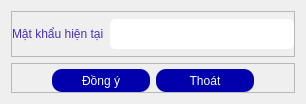
<?xml version="1.0" encoding="UTF-8"?>
<ui version="4.0">
 <class>PasswordAuthentication</class>
 <widget class="QDialog" name="PasswordAuthentication">
  <property name="geometry">
   <rect>
    <x>0</x>
    <y>0</y>
    <width>306</width>
    <height>104</height>
   </rect>
  </property>
  <property name="minimumSize">
   <size>
    <width>300</width>
    <height>0</height>
   </size>
  </property>
  <property name="maximumSize">
   <size>
    <width>306</width>
    <height>16777215</height>
   </size>
  </property>
  <property name="windowTitle">
   <string>Dialog</string>
  </property>
  <property name="styleSheet">
   <string notr="true">QPushButton {
	width: 100px;
	height: 30px;
    border-radius: 10px;
	background-color: rgb(0, 0, 172);
	color: rgb(255, 255, 255);
	font: bold 10pt &quot;Google Sans&quot;;
	outline: none;
}

QPushButton:hover:!pressed
{
	width: 100px;
	height: 30px;
   	border-radius: 10px;
	background-color: rgb(223, 223, 223);
	color: rgb(0, 0, 172);
	font: bold 10pt &quot;Google Sans&quot;;
	outline: none;
	border: 2px solid rgb(0, 84, 253)
} 

QLineEdit {
	background-color: rgb(255, 255, 255);
	border-radius: 5px;
	font: bold 10pt &quot;Google Sans&quot;;
	padding-left: 5px;
	height: 30px;
}

QLineEdit:focus {
	background-color: rgb(255, 255, 255);
	border-radius: 5px;
	font: bold 10pt &quot;Google Sans&quot;;	
	border: 2px solid rgb(0, 85, 255);
	padding-left: 5px;
	height: 30px;
}

QLabel {
	color: rgb(70, 49, 190);
	font: bold 10pt &quot;Google Sans&quot;;
	border: none;
}</string>
  </property>
  <layout class="QVBoxLayout" name="verticalLayout">
   <item>
    <widget class="QFrame" name="frame_2">
     <property name="frameShape">
      <enum>QFrame::StyledPanel</enum>
     </property>
     <property name="frameShadow">
      <enum>QFrame::Raised</enum>
     </property>
     <layout class="QVBoxLayout" name="verticalLayout_2">
      <property name="leftMargin">
       <number>0</number>
      </property>
      <property name="topMargin">
       <number>0</number>
      </property>
      <property name="rightMargin">
       <number>0</number>
      </property>
      <property name="bottomMargin">
       <number>0</number>
      </property>
      <item>
       <widget class="QWidget" name="widget" native="true">
        <layout class="QHBoxLayout" name="horizontalLayout_2">
         <property name="leftMargin">
          <number>0</number>
         </property>
         <property name="topMargin">
          <number>0</number>
         </property>
         <property name="rightMargin">
          <number>0</number>
         </property>
         <property name="bottomMargin">
          <number>0</number>
         </property>
         <item>
          <widget class="QLabel" name="label">
           <property name="text">
            <string>Mật khẩu hiện tại</string>
           </property>
          </widget>
         </item>
         <item>
          <widget class="QLineEdit" name="currentPassword">
           <property name="minimumSize">
            <size>
             <width>0</width>
             <height>0</height>
            </size>
           </property>
           <property name="maximumSize">
            <size>
             <width>1000</width>
             <height>16777215</height>
            </size>
           </property>
           <property name="echoMode">
            <enum>QLineEdit::Password</enum>
           </property>
          </widget>
         </item>
        </layout>
       </widget>
      </item>
     </layout>
    </widget>
   </item>
   <item>
    <widget class="QFrame" name="frame">
     <property name="maximumSize">
      <size>
       <width>16777215</width>
       <height>30</height>
      </size>
     </property>
     <property name="frameShape">
      <enum>QFrame::StyledPanel</enum>
     </property>
     <property name="frameShadow">
      <enum>QFrame::Raised</enum>
     </property>
     <layout class="QHBoxLayout" name="horizontalLayout">
      <property name="leftMargin">
       <number>40</number>
      </property>
      <property name="topMargin">
       <number>5</number>
      </property>
      <property name="rightMargin">
       <number>40</number>
      </property>
      <property name="bottomMargin">
       <number>0</number>
      </property>
      <item>
       <widget class="QPushButton" name="okButton">
        <property name="text">
         <string>Đồng ý</string>
        </property>
        <property name="icon">
         <iconset>
          <normaloff>../img/feather/check-square.svg</normaloff>../img/feather/check-square.svg</iconset>
        </property>
       </widget>
      </item>
      <item>
       <widget class="QPushButton" name="exitButton">
        <property name="text">
         <string>Thoát</string>
        </property>
        <property name="icon">
         <iconset>
          <normaloff>../img/feather/x-square.svg</normaloff>../img/feather/x-square.svg</iconset>
        </property>
       </widget>
      </item>
     </layout>
    </widget>
   </item>
  </layout>
 </widget>
 <resources/>
 <connections/>
</ui>
